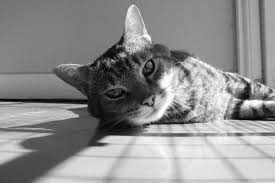
#> input picture image.jpg, 275 x 183 px
$ python exp12.py
#> lines starting #> are read from the running program, lines starting #| are printed output that depends on the picture
import cv2
import matplotlib.pyplot as plt

# Load the noisy image
img = cv2.imread('image.jpg')
#> img is the input picture: shape (183, 275, 3); min 0, max 255, mean 141.4

# Apply median filter to remove salt-and-pepper noise
denoised_img = cv2.medianBlur(img, 3)  # You can also try 5 or 7
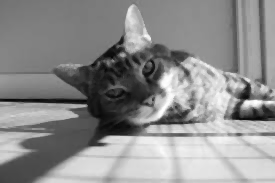
#> denoised_img: shape (183, 275, 3); min 7, max 255, mean 141.4

# Save the filtered image
cv2.imwrite('denoised_image.png', denoised_img)

# Display the original and filtered images
plt.figure(figsize=(10, 5))

plt.subplot(1, 2, 1)
plt.imshow(cv2.cvtColor(img, cv2.COLOR_BGR2RGB))
plt.title("Original (with noise)")
plt.axis('off')

plt.subplot(1, 2, 2)
plt.imshow(cv2.cvtColor(denoised_img, cv2.COLOR_BGR2RGB))
plt.title("Denoised Image")
plt.axis('off')

plt.tight_layout()
plt.savefig('salt_pepper_comparison.png', dpi=300)
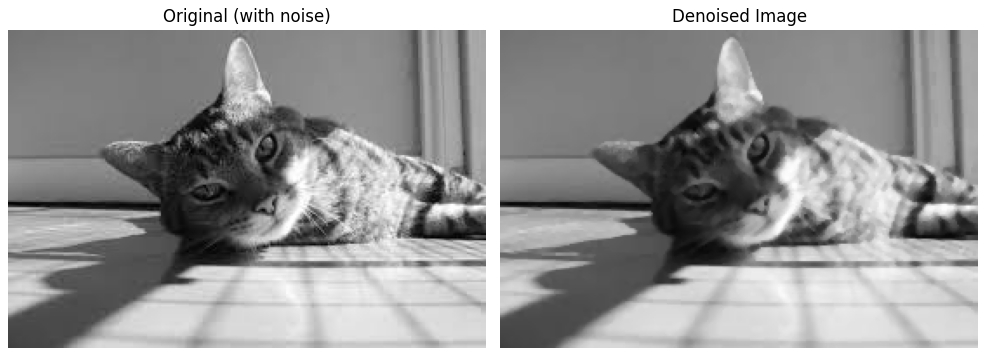
#> figure drawn by matplotlib, 2 panels
plt.show()
